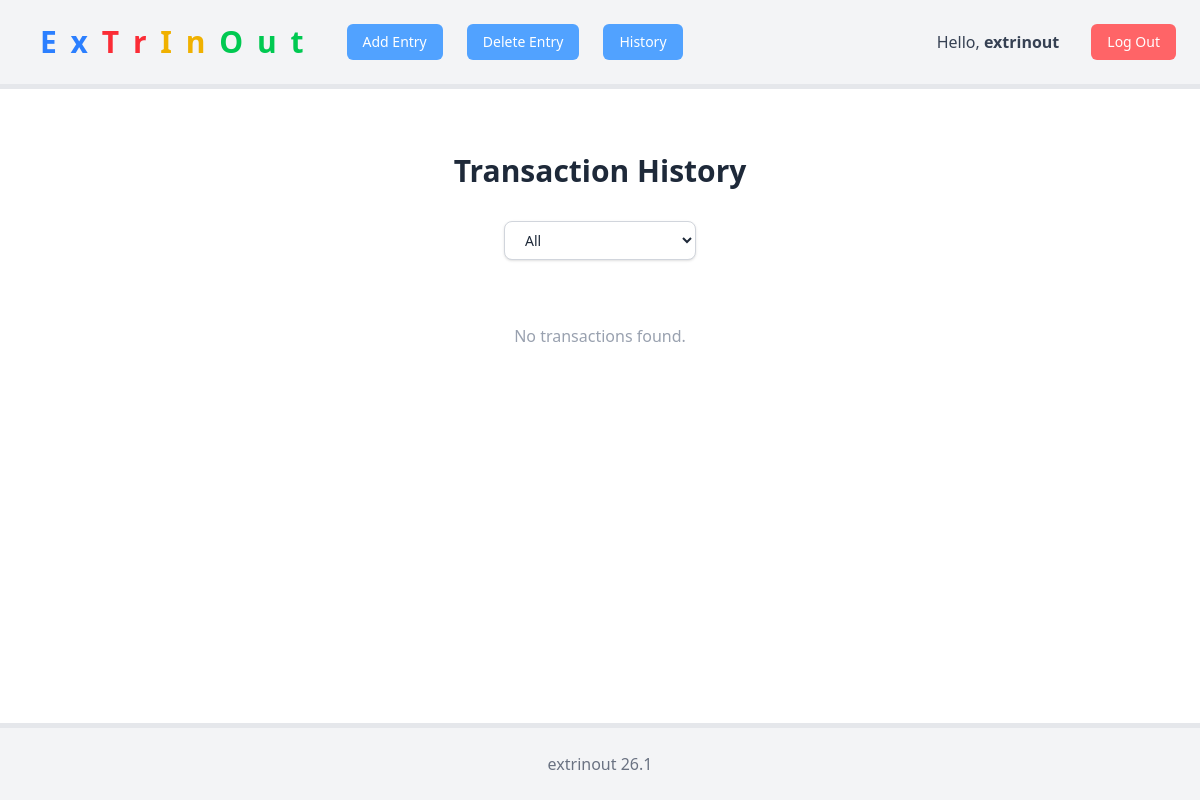
Page /history (signed in) on the earlier database version.
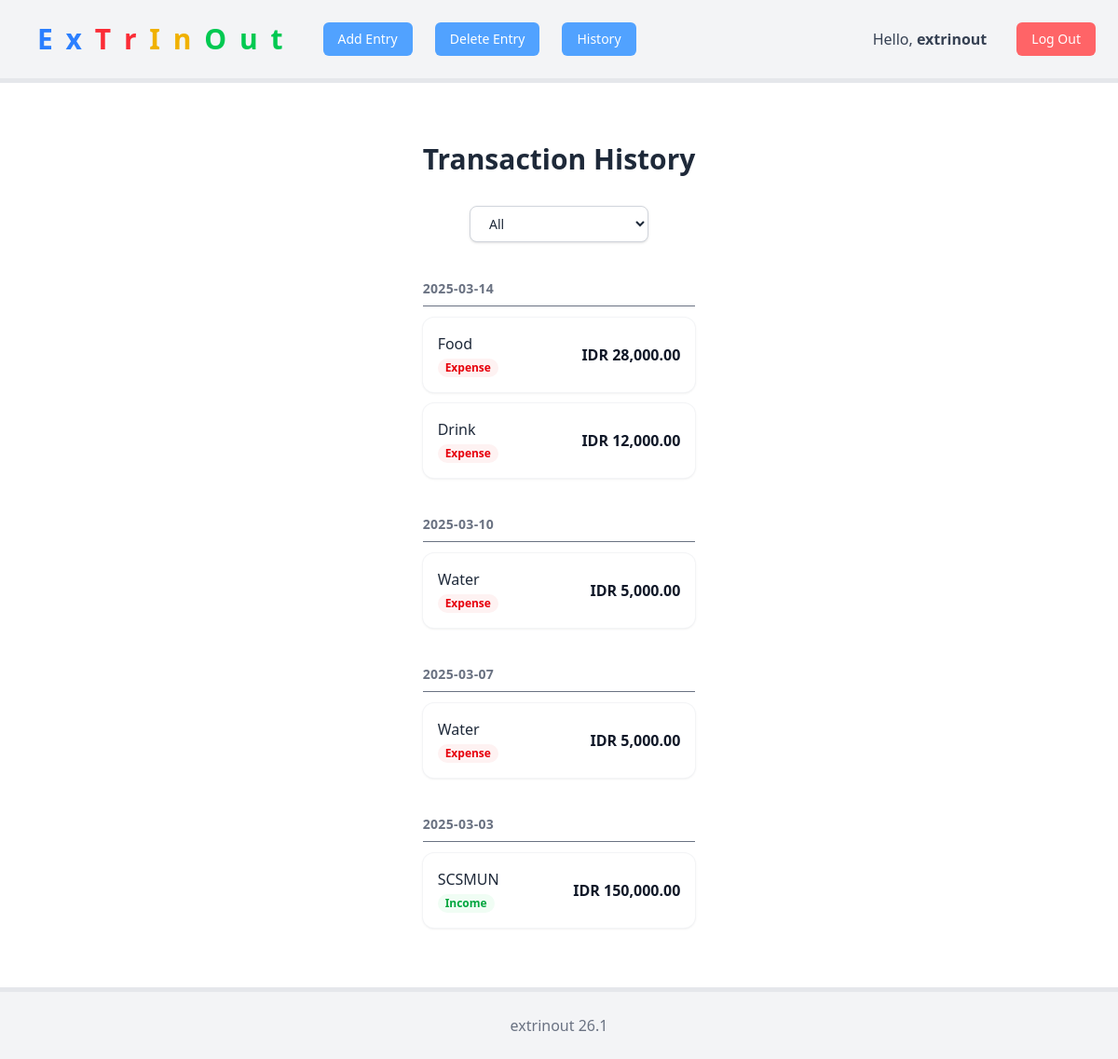
Same page on the later database version.
### tables this page shows
CREATE TABLE expenses (
    id INTEGER PRIMARY KEY AUTOINCREMENT,
    user_id INTEGER NOT NULL,
    amount NUMERIC NOT NULL,
    category TEXT NOT NULL,
    type TEXT NOT NULL CHECK(type IN ('income', 'expense')),
    date TEXT NOT NULL,
    FOREIGN KEY (user_id) REFERENCES users(id)
);

### app.py (the view)
@app.route("/history", methods=["GET"])
@login_required
def history():
    filter_type = request.args.get("type", "all")
    if filter_type in ["income", "expense"]:
        rows = db.execute(
            """
            SELECT amount,
                   category,
                   type,
                   DATE(date) AS day
            FROM expenses
            WHERE user_id = ?
              AND type = ?
            ORDER BY day DESC, date DESC
            """,
            session["user_id"],
            filter_type
        )
    else:
        rows = db.execute(
            """
            SELECT amount,
                   category,
                   type,
                   DATE(date) AS day
            FROM expenses
            WHERE user_id = ?
            ORDER BY day DESC, date DESC
            """,
            session["user_id"]
        )
    grouped_expenses = defaultdict(list)
    for row in rows:
        grouped_expenses[row["day"]].append(row)
    return render_template(
        "history.html",
        grouped_expenses=grouped_expenses,
        selected_type=filter_type
    )

### app.py (called while the page is built)
@app.after_request
def after_request(response):
    response.headers["Cache-Control"] = "no-cache, no-store, must-revalidate"
    response.headers["Expires"] = 0
    response.headers["Pragma"] = "no-cache"
    return response

### helpers.py (called while the page is built)
def login_required(f):
    @wraps(f)
    def decorated_function(*args, **kwargs):
        if session.get("user_id") is None:
            return redirect("/login")
        return f(*args, **kwargs)
    return decorated_function

### templates/history.html (shortened to what this page needs)
{% extends "layout.html" %}
{% block main %}
<div class="max-w-4xl mx-auto px-4 py-8">
    <h1 class="text-3xl font-bold text-center mb-8 text-gray-800">
        Transaction History
    </h1>
    <form method="get" action="/history" class="flex justify-center mb-8">
        <select name="type" onchange="this.form.submit()" class="w-48 rounded-lg border border-gray-300 bg-white px-4 py-2 text-sm shadow-sm focus:border-indigo-500 focus:outline-none focus:ring-2 focus:ring-indigo-200">
            <option value="all" {% if selected_type == "all" %}selected{% endif %}>
                All
            </option>
        </select>
    </form>
    {% if grouped_expenses %}
        {% for day, expenses in grouped_expenses.items() %}
            <div class="mt-10 mb-3">
                <h5 class="text-sm font-semibold text-gray-500 uppercase tracking-wide border-b pb-2">
                    {{ day }}
                </h5>
            </div>
            <div class="space-y-3">
                {% for expense in expenses %}
                    <div class="flex items-center justify-between rounded-xl bg-white p-4 shadow-sm ring-1 ring-gray-100 hover:shadow-md transition">
                        <div>
                            <div class="font-medium text-gray-800">
                                {{ expense.category }}
                            </div>
                            {% if expense.type == "income" %}
                                <span class="mt-1 inline-block text-xs font-semibold text-green-600 bg-green-50 px-2 py-0.5 rounded-full">
                                    Income
                                </span>
                            {% else %}
                                <span class="mt-1 inline-block text-xs font-semibold text-red-600 bg-red-50 px-2 py-0.5 rounded-full">
                                    Expense
                                </span>
                            {% endif %}
                        </div>
                        <div class="text-right font-semibold text-gray-900">
                            IDR {{ "{:,.2f}".format(expense.amount) }}
                        </div>
                    </div>
                {% endfor %}
            </div>
        {% endfor %}
    {% else %}
        <p class="text-center text-gray-400 mt-16">
            No transactions found.
        </p>
    {% endif %}
</div>
{% endblock %}

### templates/layout.html (shortened to what this page needs)
<!DOCTYPE html>
<html lang="en">
<head>
    <link rel="stylesheet" href="{{ url_for('static', filename='dist/output.css') }}">
</head>
<body class="bg-white text-gray-800 min-h-screen flex flex-col">
    <nav class="bg-gray-100 border-b-5 border-gray-200">
        <div class="max-w-7xl mx-auto px-6 py-4 flex items-center justify-between">
            <div class="flex items-center gap-6">
                <a href="/" class="inline-flex items-center px-4 py-2 rounded-md text-3xl font-semibold tracking-widest">
                    <span class="text-blue-500">E x</span>
                    <span class="text-red-500">&nbsp;T r</span>
                    <span class="text-yellow-500">&nbsp;I n</span>
                    <span class="text-green-500">&nbsp;O u t</span>
                </a>
                {% if session["user_id"] %}
                    <a href="/add_entry" class="inline-flex items-center px-4 py-2 rounded-md bg-blue-400 text-white font-medium text-sm hover:bg-blue-500 transition">
                        Add Entry
                    </a>
                    <a href="/delete_entry" class="inline-flex items-center px-4 py-2 rounded-md bg-blue-400 text-white font-medium text-sm hover:bg-blue-500 transition">
                        Delete Entry
                    </a>
                    <a href="/history" class="inline-flex items-center px-4 py-2 rounded-md bg-blue-400 text-white font-medium text-sm hover:bg-blue-500 transition">
                        History
                    </a>
                {% endif %}
            </div>
            <div class="flex items-center gap-4 text-xs">
                {% if session["user_id"] %}
                    <span class="inline-flex items-center px-4 py-2 rounded-md text-gray-700 text-base">
                        Hello,&nbsp;<strong> {{ session["username"] }}</strong>
                    </span>
                    <a href="/logout" class="inline-flex items-center px-4 py-2 rounded-md bg-red-400 text-white font-medium text-sm hover:bg-red-500 transition">
                        Log Out
                    </a>
                {% endif %}
            </div>
        </div>
    </nav>
    <main class="flex-1 max-w-7xl mx-auto px-6 py-8 bg-white">
        {% block main %}{% endblock %}
    </main>
    <footer class="bg-gray-100 text-center text-base text-gray-500 py-6 border-t-5 border-gray-200">
        <div>extrinout 26.1</div>
    </footer>
</body>
</html>

Differences in the rows shown:
added expenses: category "Food", type "Expense", amount "28,000.00", shown under "2025-03-14"
added expenses: category "Drink", type "Expense", amount "12,000.00", shown under "2025-03-14"
added expenses: category "Water", type "Expense", amount "5,000.00", shown under "2025-03-10"
added expenses: category "Water", type "Expense", amount "5,000.00", shown under "2025-03-07"
added expenses: category "SCSMUN", type "Income", amount "150,000.00", shown under "2025-03-03"
Other differences:
new list line: "2025-03-14"
new list line: "2025-03-10"
new list line: "2025-03-07"
new list line: "2025-03-03"
text no longer shown: "No transactions found."
